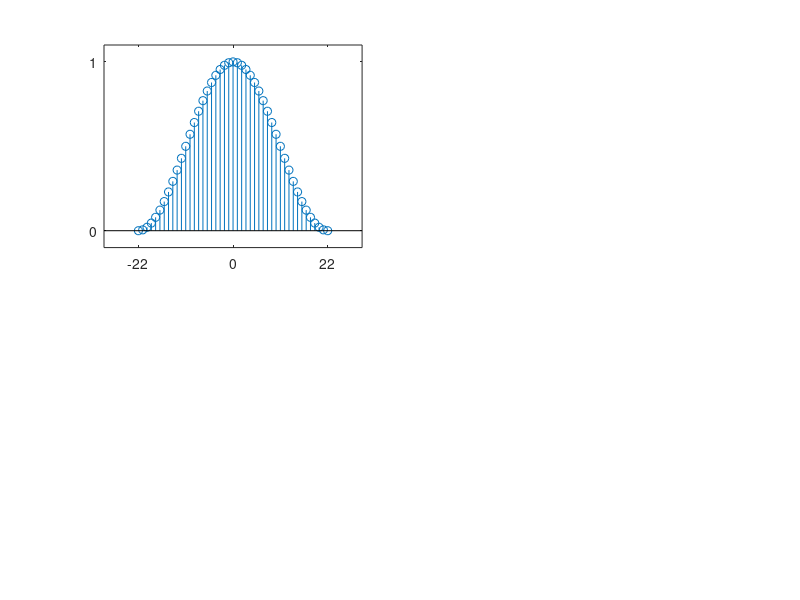

MATLAB code for this plot: (Note: this script raises an error after producing the figure.)
% Chapter 7: Hanning Window Amplitude Response

%

M = 45; alpha = (M-1)/2;

n = -alpha:alpha;

w = (hanning(M))'; sumw = sum(w);

N = 1000; omega = (2*pi/N)*[-N/2:N/2];

Wr = real(w*(exp(-j*n'*omega)));

db = 20*log10(abs(Wr)/max(Wr));

IntWr = cumsum(Wr);

Intdb = 20*log10(abs(IntWr)/N);

l = min(find(Intdb > -44)); % Use this and the next

k = (N/2+1) - 467;          % when logic does not work

%k = (N/2+1) - (min(find(Intdb > -44))+l-1); % correct

tr_width = 2*k*2*M/N, %actual transition width in pi/M units

omega1 = -(tr_width/2)/M; omega2 = (tr_width/2)/M;

%

% plots

subplot(1,1,1)

subplot(2,2,1); stem(n,w);

axis([-(alpha+8),(alpha+8),-0.1,1.1]);

set(gca,'YTickMode','manual','YTick',[0,1])

set(gca,'XTickMode','manual','XTick',[-22,0,22]);

set(gca,'XTickLabelMode','manual','XTickLabels',[' 0';'22';'45']);

title('Hanning Window : M=45')

xlabel('n'); ylabel('w(n)')

subplot(2,2,3); plot(omega/pi,Wr);

axis([-1,1,-2,sumw+5]);

set(gca,'YTickMode','manual','YTick',[0,sumw])

set(gca,'XTickMode','manual','XTick',[-1,0,1]); grid

title('Amplitude Response')

xlabel('frequency in pi units'); ylabel('Wr')

subplot(2,2,2); plot(omega/pi,db);

axis([-1,1,-60,10]);

set(gca,'YTickMode','manual','YTick',[-60,-32,0])

set(gca,'YTickLabelMode','manual','YTickLabels',['60';'32';' 0'])

set(gca,'XTickMode','manual','XTick',[-1,0,1]);grid

title('Amplitude Response in dB')

xlabel('frequency in pi units'); ylabel('Decibels')

subplot(2,2,4); plot(omega/pi,Intdb);

axis([-1,1,-60,10]);

set(gca,'YTickMode','manual','YTick',[-60,-44,0])

set(gca,'YTickLabelMode','manual','YTickLabels',['60';'44';' 0'])

set(gca,'XTickMode','manual','XTick',[-1;omega1;omega2;1]);grid

set(gca,'XTickLabelMode','manual','XTickLabels',['-1';'  ';'  ';' 1'])

title('Accumulated Amplitude Response')

xlabel('frequency in pi units'); ylabel('Decibels')

text(omega2,5,'Width=(6.2)*pi/M')

